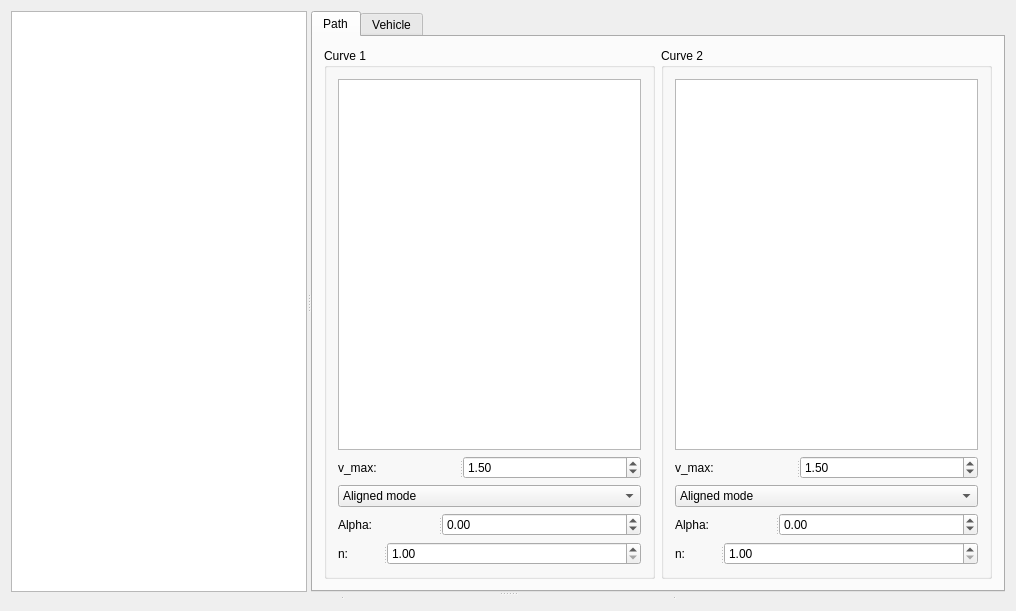
<?xml version="1.0" encoding="UTF-8"?>
<ui version="4.0">
 <class>MainWindow</class>
 <widget class="QMainWindow" name="MainWindow">
  <property name="geometry">
   <rect>
    <x>0</x>
    <y>0</y>
    <width>1016</width>
    <height>611</height>
   </rect>
  </property>
  <property name="windowTitle">
   <string>MainWindow</string>
  </property>
  <widget class="QWidget" name="centralWidget">
   <layout class="QGridLayout" name="gridLayout">
    <item row="0" column="0">
     <widget class="QSplitter" name="splitter_10">
      <property name="orientation">
       <enum>Qt::Vertical</enum>
      </property>
      <widget class="QSplitter" name="splitter">
       <property name="orientation">
        <enum>Qt::Horizontal</enum>
       </property>
       <widget class="QGraphicsView" name="graphicsView"/>
       <widget class="QTabWidget" name="tabWidget">
        <property name="currentIndex">
         <number>0</number>
        </property>
        <widget class="QWidget" name="tab">
         <attribute name="title">
          <string>Path</string>
         </attribute>
         <layout class="QHBoxLayout" name="horizontalLayout">
          <item>
           <widget class="QGroupBox" name="groupBox">
            <property name="title">
             <string>Curve 1</string>
            </property>
            <layout class="QVBoxLayout" name="verticalLayout">
             <item>
              <widget class="QTextBrowser" name="bezier1"/>
             </item>
             <item>
              <widget class="QSplitter" name="splitter_5">
               <property name="orientation">
                <enum>Qt::Horizontal</enum>
               </property>
               <widget class="QLabel" name="label_4">
                <property name="text">
                 <string>v_max:</string>
                </property>
               </widget>
               <widget class="QDoubleSpinBox" name="vmax1">
                <property name="singleStep">
                 <double>0.100000000000000</double>
                </property>
                <property name="value">
                 <double>1.500000000000000</double>
                </property>
               </widget>
              </widget>
             </item>
             <item>
              <widget class="QComboBox" name="mm1">
               <item>
                <property name="text">
                 <string>Aligned mode</string>
                </property>
               </item>
               <item>
                <property name="text">
                 <string>Crab mode</string>
                </property>
               </item>
               <item>
                <property name="text">
                 <string>Exponential mode #1</string>
                </property>
               </item>
               <item>
                <property name="text">
                 <string>Exponential mode #2</string>
                </property>
               </item>
              </widget>
             </item>
             <item>
              <widget class="QSplitter" name="splitter_3">
               <property name="orientation">
                <enum>Qt::Horizontal</enum>
               </property>
               <widget class="QLabel" name="label_2">
                <property name="text">
                 <string>Alpha:</string>
                </property>
               </widget>
               <widget class="QDoubleSpinBox" name="alpha1">
                <property name="minimum">
                 <double>-180.000000000000000</double>
                </property>
                <property name="maximum">
                 <double>180.000000000000000</double>
                </property>
                <property name="singleStep">
                 <double>0.100000000000000</double>
                </property>
               </widget>
              </widget>
             </item>
             <item>
              <widget class="QSplitter" name="splitter_4">
               <property name="orientation">
                <enum>Qt::Horizontal</enum>
               </property>
               <widget class="QLabel" name="label_3">
                <property name="text">
                 <string>n:</string>
                </property>
               </widget>
               <widget class="QDoubleSpinBox" name="n1">
                <property name="minimum">
                 <double>1.000000000000000</double>
                </property>
                <property name="singleStep">
                 <double>0.100000000000000</double>
                </property>
               </widget>
              </widget>
             </item>
            </layout>
           </widget>
          </item>
          <item>
           <widget class="QGroupBox" name="groupBox_2">
            <property name="title">
             <string>Curve 2</string>
            </property>
            <layout class="QVBoxLayout" name="verticalLayout_2">
             <item>
              <widget class="QTextBrowser" name="bezier2"/>
             </item>
             <item>
              <widget class="QSplitter" name="splitter_6">
               <property name="orientation">
                <enum>Qt::Horizontal</enum>
               </property>
               <widget class="QLabel" name="label_5">
                <property name="text">
                 <string>v_max:</string>
                </property>
               </widget>
               <widget class="QDoubleSpinBox" name="vmax2">
                <property name="singleStep">
                 <double>0.100000000000000</double>
                </property>
                <property name="value">
                 <double>1.500000000000000</double>
                </property>
               </widget>
              </widget>
             </item>
             <item>
              <widget class="QComboBox" name="mm2">
               <item>
                <property name="text">
                 <string>Aligned mode</string>
                </property>
               </item>
               <item>
                <property name="text">
                 <string>Crab mode</string>
                </property>
               </item>
               <item>
                <property name="text">
                 <string>Exponential mode #1</string>
                </property>
               </item>
               <item>
                <property name="text">
                 <string>Exponential mode #2</string>
                </property>
               </item>
              </widget>
             </item>
             <item>
              <widget class="QSplitter" name="splitter_7">
               <property name="orientation">
                <enum>Qt::Horizontal</enum>
               </property>
               <widget class="QLabel" name="label_6">
                <property name="text">
                 <string>Alpha:</string>
                </property>
               </widget>
               <widget class="QDoubleSpinBox" name="alpha2">
                <property name="minimum">
                 <double>-180.000000000000000</double>
                </property>
                <property name="maximum">
                 <double>180.000000000000000</double>
                </property>
                <property name="singleStep">
                 <double>0.100000000000000</double>
                </property>
               </widget>
              </widget>
             </item>
             <item>
              <widget class="QSplitter" name="splitter_8">
               <property name="orientation">
                <enum>Qt::Horizontal</enum>
               </property>
               <widget class="QLabel" name="label_7">
                <property name="text">
                 <string>n:</string>
                </property>
               </widget>
               <widget class="QDoubleSpinBox" name="n2">
                <property name="minimum">
                 <double>1.000000000000000</double>
                </property>
                <property name="singleStep">
                 <double>0.100000000000000</double>
                </property>
               </widget>
              </widget>
             </item>
            </layout>
           </widget>
          </item>
         </layout>
        </widget>
        <widget class="QWidget" name="tab_2">
         <attribute name="title">
          <string>Vehicle</string>
         </attribute>
         <layout class="QGridLayout" name="gridLayout_2">
          <item row="0" column="0">
           <widget class="QSplitter" name="splitter_2">
            <property name="orientation">
             <enum>Qt::Horizontal</enum>
            </property>
            <widget class="QLabel" name="label">
             <property name="text">
              <string>Number of wheels:</string>
             </property>
            </widget>
            <widget class="QSpinBox" name="wheel_num">
             <property name="minimum">
              <number>1</number>
             </property>
             <property name="maximum">
              <number>6</number>
             </property>
             <property name="value">
              <number>2</number>
             </property>
            </widget>
           </widget>
          </item>
          <item row="1" column="0">
           <widget class="QTreeWidget" name="vehicle">
            <property name="columnCount">
             <number>3</number>
            </property>
            <column>
             <property name="text">
              <string notr="true">1</string>
             </property>
            </column>
            <column>
             <property name="text">
              <string notr="true">2</string>
             </property>
            </column>
            <column>
             <property name="text">
              <string notr="true">3</string>
             </property>
            </column>
           </widget>
          </item>
         </layout>
        </widget>
       </widget>
      </widget>
      <widget class="QSplitter" name="splitter_9">
       <property name="orientation">
        <enum>Qt::Horizontal</enum>
       </property>
       <widget class="QCustomPlot" name="plot1" native="true"/>
       <widget class="QCustomPlot" name="plot2" native="true"/>
       <widget class="QCustomPlot" name="plot3" native="true"/>
      </widget>
     </widget>
    </item>
   </layout>
  </widget>
 </widget>
 <layoutdefault spacing="6" margin="11"/>
 <customwidgets>
  <customwidget>
   <class>QCustomPlot</class>
   <extends>QWidget</extends>
   <header>qcustomplot.h</header>
   <container>1</container>
  </customwidget>
 </customwidgets>
 <resources/>
 <connections/>
</ui>
